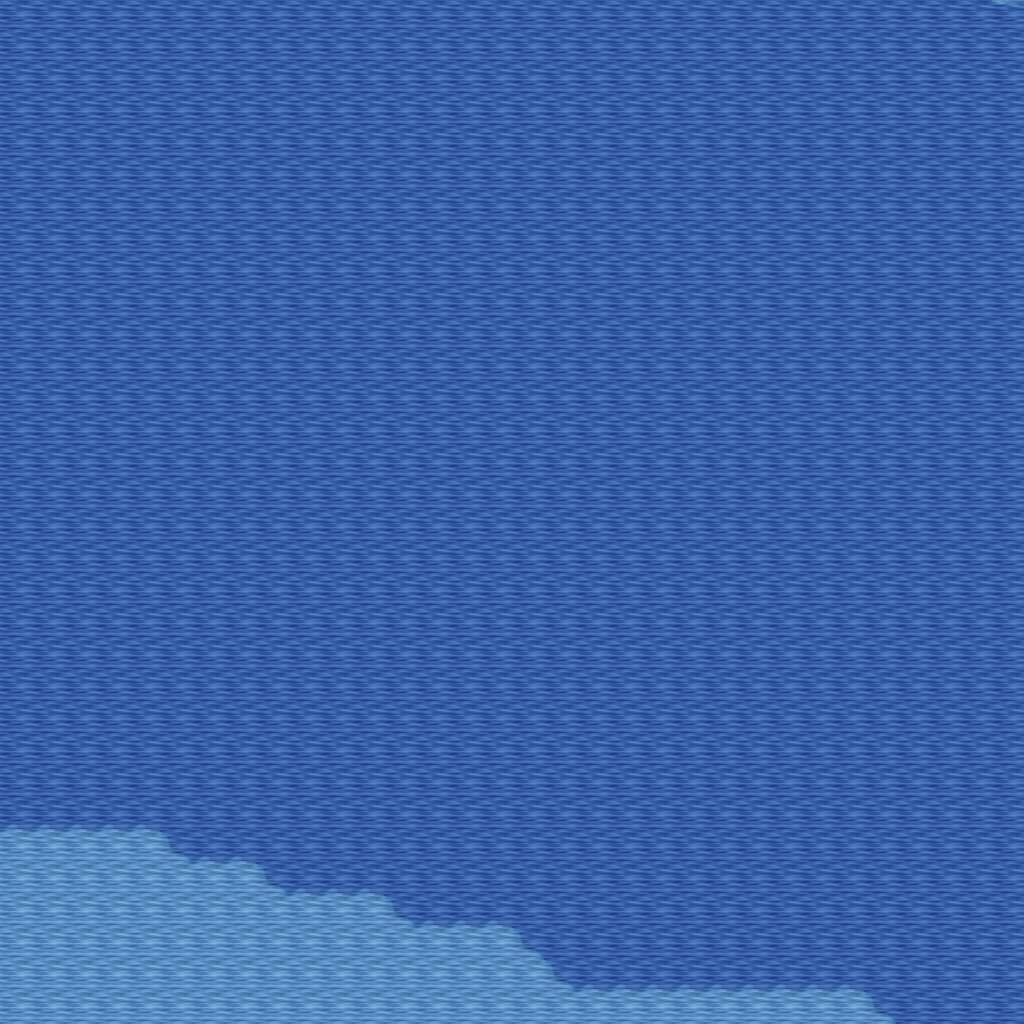

Rendered tile map (Tiled .tmx) drawn with the repository's tilesets; below, a short description and the map source with its tile grids summarised:
An orthogonal 32x32 tile map with 32x32 px tiles, 5 tile layers (Ground, Objects, Objects2, Above, ...), 1 hidden layer not drawn, 19 tilesets.

<map version="1.10" tiledversion="1.11.0" orientation="orthogonal" renderorder="right-down" width="32" height="32" tilewidth="32" tileheight="32" infinite="0" nextlayerid="11" nextobjectid="1">
 <tileset firstgid="1" name="ground_ground" tilewidth="32" tileheight="32" tilecount="33" columns="3">
  <image source="../drawable/ground_ground.png" width="96" height="352" />
 </tileset>
 <tileset firstgid="34" name="ground_water_pool" tilewidth="32" tileheight="32" tilecount="72" columns="3">
  <image source="../drawable/ground_water_pool.png" width="96" height="768" />
 </tileset>
 <tileset firstgid="106" name="ground_ridge_earth_dark" tilewidth="32" tileheight="32" tilecount="96" columns="12">
  <image source="../drawable/ground_ridge_earth_dark.png" width="384" height="256" />
 </tileset>
 <tileset firstgid="202" name="ground_grass_edges" tilewidth="32" tileheight="32" tilecount="36" columns="12">
  <image source="../drawable/ground_grass_edges.png" width="384" height="96" />
 </tileset>
 <tileset firstgid="238" name="ground_earth_edges" tilewidth="32" tileheight="32" tilecount="18" columns="6">
  <image source="../drawable/ground_earth_edges.png" width="192" height="96" />
 </tileset>
 <tileset firstgid="256" name="ground_grass_corners" tilewidth="32" tileheight="32" tilecount="24" columns="6">
  <image source="../drawable/ground_grass_corners.png" width="192" height="128" />
 </tileset>
 <tileset firstgid="280" name="plant_grasses" tilewidth="32" tileheight="32" tilecount="6" columns="3">
  <image source="../drawable/plant_grasses.png" width="96" height="64" />
 </tileset>
 <tileset firstgid="286" name="plant_flower_daisy_blue" tilewidth="32" tileheight="32" tilecount="8" columns="2">
  <image source="../drawable/plant_flower_daisy_blue.png" width="64" height="128" />
 </tileset>
 <tileset firstgid="294" name="plant_flower_daisy_yellow" tilewidth="32" tileheight="32" tilecount="8" columns="2">
  <image source="../drawable/plant_flower_daisy_yellow.png" width="64" height="128" />
 </tileset>
 <tileset firstgid="302" name="plant_bush_bushes" tilewidth="32" tileheight="32" tilecount="10" columns="5">
  <image source="../drawable/plant_bush_bushes.png" width="160" height="64" />
 </tileset>
 <tileset firstgid="312" name="plant_flower_daisy_red" tilewidth="32" tileheight="32" tilecount="8" columns="2">
  <image source="../drawable/plant_flower_daisy_red.png" width="64" height="128" />
 </tileset>
 <tileset firstgid="320" name="plant_flower_daisy_white" tilewidth="32" tileheight="32" tilecount="8" columns="2">
  <image source="../drawable/plant_flower_daisy_white.png" width="64" height="128" />
 </tileset>
 <tileset firstgid="328" name="item_statue_bird" tilewidth="32" tileheight="32" tilecount="8" columns="2">
  <image source="../drawable/item_statue_bird.png" width="64" height="128" />
 </tileset>
 <tileset firstgid="336" name="logic_collision" tilewidth="32" tileheight="32" tilecount="1" columns="1">
  <image source="../drawable/logic_collision.png" width="32" height="32" />
 </tileset>
 <tileset firstgid="337" name="ground_green_paving" tilewidth="32" tileheight="32" tilecount="18" columns="3">
  <image source="../drawable/ground_green_paving.png" width="96" height="192" />
 </tileset>
 <tileset firstgid="355" name="logic_protection" tilewidth="32" tileheight="32" tilecount="2" columns="2">
  <image source="../drawable/logic_protection.png" width="64" height="32" />
 </tileset>
 <tileset firstgid="357" name="building_castle" tilewidth="32" tileheight="32" tilecount="320" columns="20">
  <image source="../drawable/building_castle.png" width="640" height="512" />
 </tileset>
 <tileset firstgid="677" name="logic_creature_reptile" tilewidth="32" tileheight="32" tilecount="7" columns="7">
  <image source="../drawable/logic_creature_reptile.png" width="224" height="32" />
 </tileset>
 <tileset firstgid="684" name="logic_creature_rodent" tilewidth="32" tileheight="32" tilecount="8" columns="8">
  <image source="../drawable/logic_creature_rodent.png" width="256" height="32" />
 </tileset>
 <layer id="1" name="Ground" width="32" height="32">
  <data>[1024 cells, 1024 non-empty, 4 distinct tile ids]</data>
 </layer>
 <layer id="2" name="Objects" width="32" height="32">
  <data>[1024 cells, 3 non-empty, 2 distinct tile ids]</data>
 </layer>
 <layer id="3" name="Objects2" width="32" height="32">
  <data>[1024 cells, 0 non-empty, 0 distinct tile ids]</data>
 </layer>
 <layer id="4" name="Above" width="32" height="32">
  <data>[1024 cells, 0 non-empty, 0 distinct tile ids]</data>
 </layer>
 <layer id="5" name="Above2" width="32" height="32">
  <data>[1024 cells, 0 non-empty, 0 distinct tile ids]</data>
 </layer>
 <layer id="6" name="Walkable" width="32" height="32" visible="0">
  <data>[1024 cells, 938 non-empty, 1 distinct tile ids]</data>
 </layer>
 <objectgroup id="7" name="Mapevents" />
 <objectgroup id="8" name="Spawn" />
 <objectgroup id="9" name="Keys" />
 <objectgroup id="10" name="Replace" />
</map>
